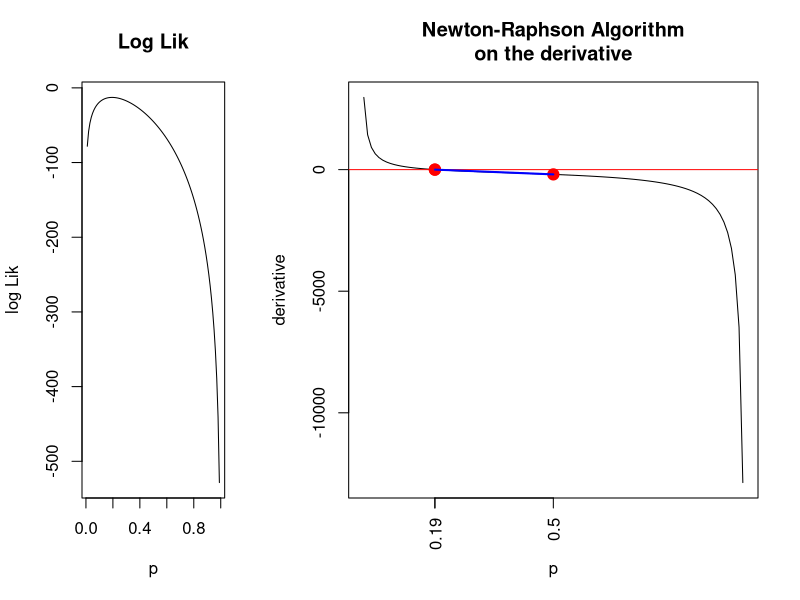
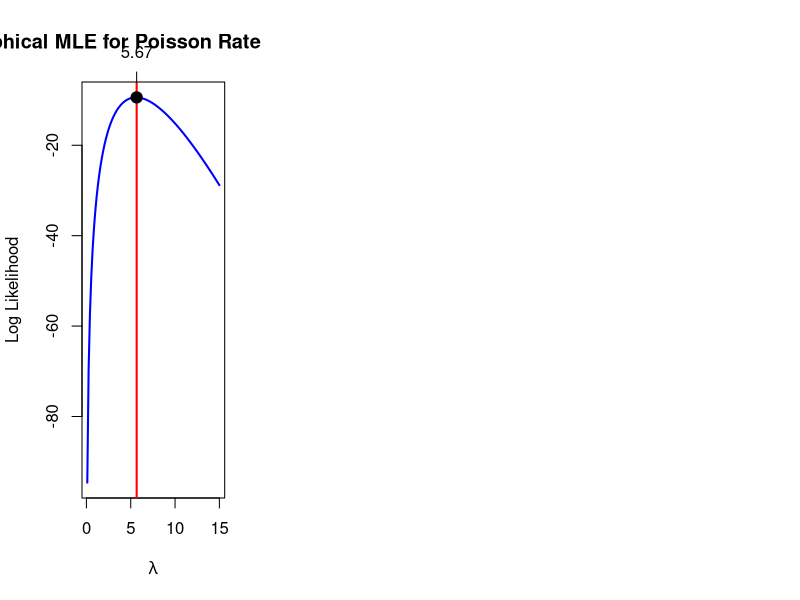
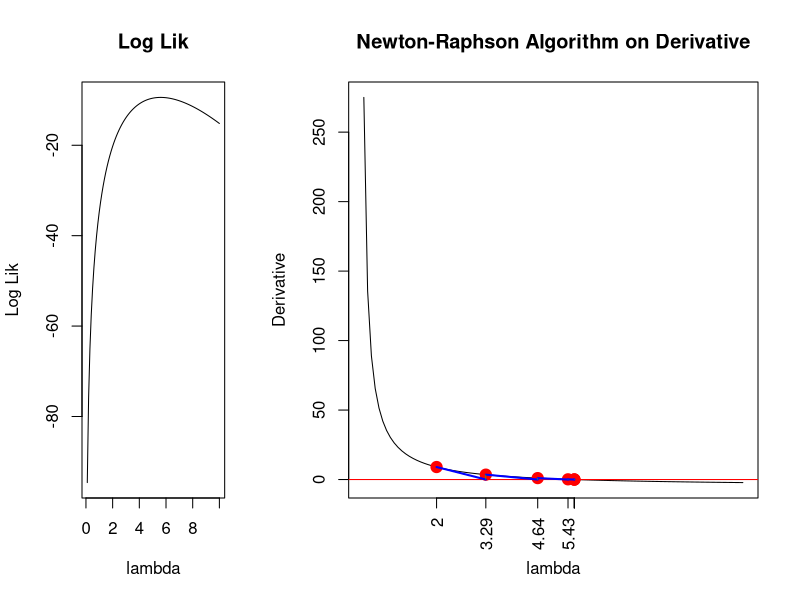
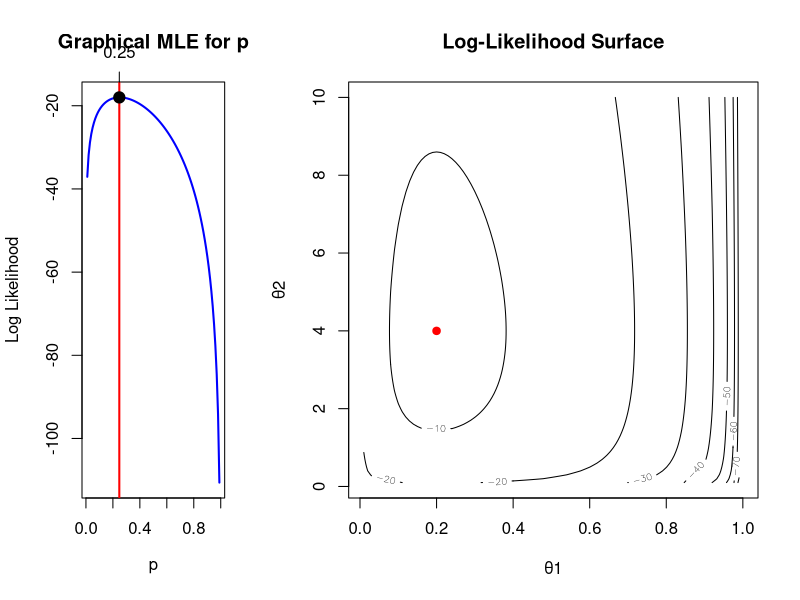
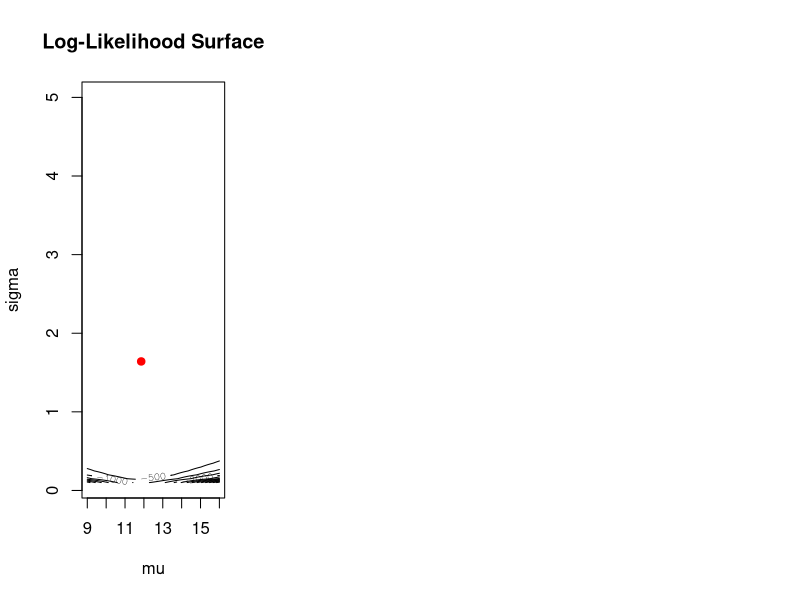
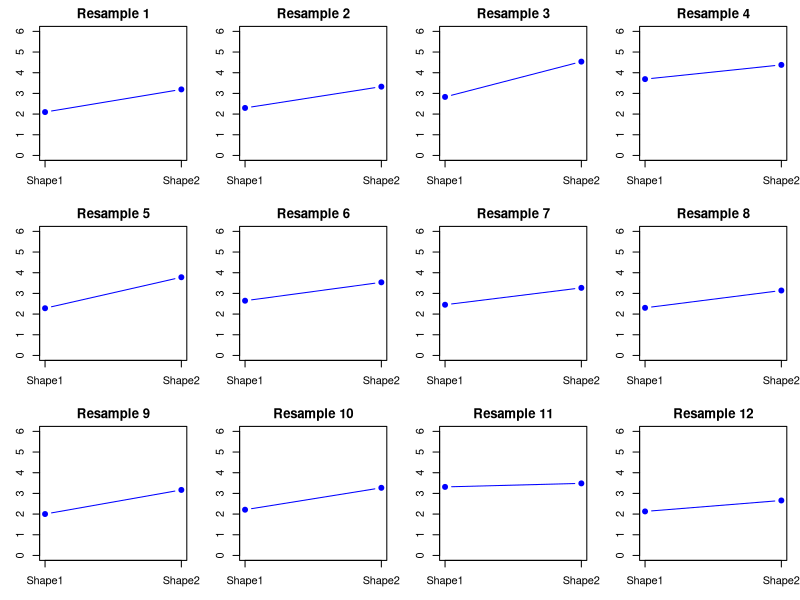
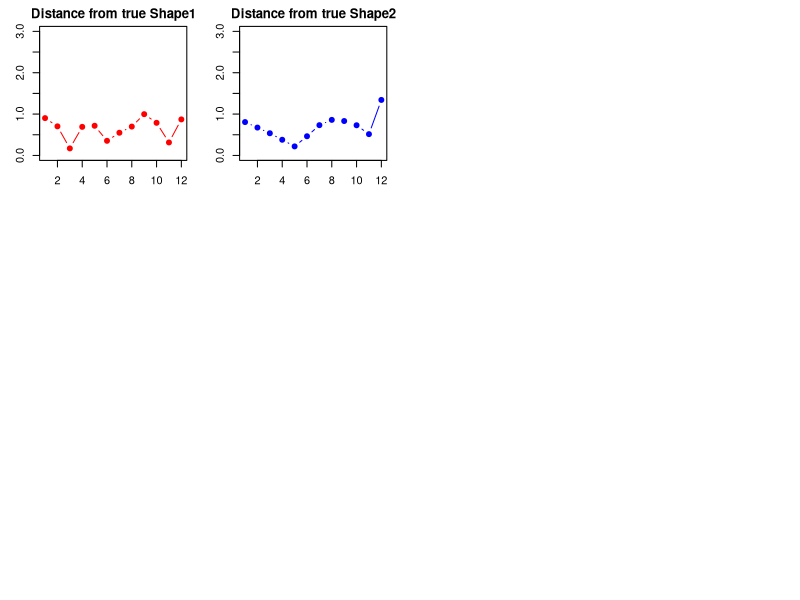

Write R code to recreate these figures, in order.
## ---- chunk 1
knitr::opts_chunk$set(echo = TRUE)
## ---- chunk 2
getwd()
## ---- chunk 3
myNRML = function(x0, delta=0.001, llik, xrange, parameter="param") {
  f = function(x) (llik(x + delta) - llik(x)) / delta
  fdash = function(x) (f(x + delta) - f(x)) / delta
  d = 1000
  i = 0
  x = c()
  y = c()
  x[1] = x0
  y[1] = f(x[1])
  while (d > delta & i < 100) {
    i = i + 1
    x[i + 1] = x[i] - f(x[i]) / fdash(x[i])
    y[i + 1] = f(x[i + 1])
    d = abs(y[i + 1])
  }
  layout(matrix(1:2, nr=1, nc=2, byrow=TRUE), width=c(1, 2))
  curve(llik(x), xlim=xrange, xlab=parameter, ylab="log Lik", main="Log Lik")
  curve(f(x), xlim=xrange, xaxt="n", xlab=parameter, ylab="derivative", main="Newton-Raphson Algorithm\non the derivative")
  points(x, y, col="Red", pch=19, cex=1.5)
  axis(1, x, round(x, 2), las=2)
  abline(h=0, col="Red")
  segments(x[1:(i-1)], y[1:(i-1)], x[2:i], rep(0, i-1), col="Blue", lwd=2)
  segments(x[2:i], rep(0, i-1), x[2:i], y[2:i], lwd=0.5, col="Green")
  list(x = x, y = y)
}

y = c(3, 3, 4, 3, 4, 5, 5, 4)

llik_binom = Vectorize(function(p) {
  if (p <= 0 || p >= 1) return(-Inf)
  sum(dbinom(y, size=20, prob=p, log=TRUE))
})

myNRML(x0=0.5, delta=0.000001, llik=llik_binom, xrange=c(0.01, 0.99), parameter="p")
## ---- chunk 4
mymaxlik = function(lfun, x, param, ...) {
  np = length(param)
  z = outer(x, param, lfun)
  y = apply(z, 2, sum)
  plot(param, y, col="Blue", type="l", lwd=2, ...)
  i = max(which(y == max(y)))
  abline(v = param[i], lwd=2, col="Red")
  points(param[i], y[i], pch=19, cex=1.5, col="Black")
  axis(3, param[i], round(param[i], 2))
  ifelse(i-3 >= 1 & i+2 <= np, 
         slope <- (y[(i-2):(i+2)] - y[(i-3):(i+1)]) / (param[(i-2):(i+2)] - param[(i-3):(i+1)]),
         slope <- "NA")
  return(list(i = i, parami = param[i], yi = y[i], slope = slope))
}

lfun_pois = function(x, lambda) {
  dpois(x, lambda, log = TRUE)
}

y = c(4, 6, 7, 6, 5)

mymaxlik(
  lfun = lfun_pois,
  x = y,
  param = seq(0.1, 15, length = 100),
  xlab = expression(lambda),
  ylab = "Log Likelihood",
  main = "Graphical MLE for Poisson Rate (lambda)"
)




llik_pois = function(lambda) {
  
  y = c(4, 6, 7, 6, 5)
  n = length(y)
  sum_y = sum(y)
  
  -n * lambda + sum_y * log(lambda) - sum(lfactorial(y))
}

myNRML = function(x0, delta = 0.001, llik, xrange, parameter = "lambda") {
  f = function(x) (llik(x + delta) - llik(x)) / delta
  fdash = function(x) (f(x + delta) - f(x)) / delta
  d = 1000
  i = 0
  x = c()
  y = c()
  x[1] = x0
  y[1] = f(x[1])
  
  while (d > delta & i < 100) {
    i = i + 1
    x[i + 1] = x[i] - f(x[i]) / fdash(x[i])
    y[i + 1] = f(x[i + 1])
    d = abs(y[i + 1])
  }
  
  layout(matrix(1:2, nr = 1, nc = 2, byrow = TRUE), width = c(1, 2))
  curve(llik(x), xlim = xrange, xlab = parameter, ylab = "Log Lik", main = "Log Lik")
  curve(f(x), xlim = xrange, xaxt = "n", xlab = parameter, ylab = "Derivative", main = "Newton-Raphson Algorithm on Derivative")
  points(x, y, col = "Red", pch = 19, cex = 1.5)
  axis(1, x, round(x, 2), las = 2)
  abline(h = 0, col = "Red")
  segments(x[1:(i - 1)], y[1:(i - 1)], x[2:i], rep(0, i - 1), col = "Blue", lwd = 2)
  segments(x[2:i], rep(0, i - 1), x[2:i], y[2:i], lwd = 0.5, col = "Green")
  
  list(x = x, y = y)
}

myNRML(x0 = 2, delta = 0.000001, llik = llik_pois, xrange = c(0.1, 10), parameter = "lambda")

## ---- chunk 5
mymaxlikg = function(lfun, x, param, ...) {
  np = length(param)
 
  z = outer(param, x, FUN = function(p, y) lfun(p, y))
  
  y = apply(z, 1, sum)
  
  plot(param, y, col="Blue", type="l", lwd=2, ...)
  

  i = which.max(y)
  
  abline(v = param[i], lwd=2, col="Red")
  points(param[i], y[i], pch=19, cex=1.5, col="Black")
  axis(3, param[i], round(param[i], 2))
  
  return(list(i = i, parami = param[i], yi = y[i]))
}

llik_binom = function(p, y) {
 
  n1 = 6; x1 = y[1]
  n2 = 10; x2 = y[2]
  
  log_likelihood = x1 * log(p) + (n1 - x1) * log(1 - p) + x2 * log(p) + (n2 - x2) * log(1 - p)
  return(log_likelihood)
}

y = c(2, 4)  

param = seq(0.01, 0.99, length = 100)

mymaxlikg(lfun = llik_binom, x = y, param = param, 
          xlab = expression(p), ylab = "Log Likelihood", main = "Graphical MLE for p")
## ---- chunk 6
llik_combined <- function(theta) {
  theta1 <- theta[1]
  theta2 <- theta[2]
  
  y1 <- 4 
  n <- 20  
  y2 <- 4 
  
  loglik <- y1 * log(theta1) + (n - y1) * log(1 - theta1) + y2 * log(theta2) - theta2
  
  return(-loglik)  
}

maxlikg2 <- function() {

  initial_guess <- c(0.2, 2)  
  
  result <- optim(initial_guess, llik_combined, method = "BFGS", hessian = TRUE)
  
  theta1_mle <- result$par[1]
  theta2_mle <- result$par[2]
  
  cat("Maximum Likelihood Estimate for θ1:", theta1_mle, "\n")
  cat("Maximum Likelihood Estimate for θ2:", theta2_mle, "\n")
  
  theta1_vals <- seq(0.01, 1, by = 0.01)
  theta2_vals <- seq(0.1, 10, by = 0.1)
  likelihood_vals <- outer(theta1_vals, theta2_vals, Vectorize(function(t1, t2) {
    -llik_combined(c(t1, t2))
  }))
  
  contour(theta1_vals, theta2_vals, likelihood_vals, xlab = "θ1", ylab = "θ2", main = "Log-Likelihood Surface")
  points(theta1_mle, theta2_mle, col = "red", pch = 19)
  
  return(result)
}

maxlikg2()
## ---- chunk 7
llik_norm <- function(params, data) {
  mu <- params[1]
  sigma <- params[2]
  
  n <- length(data)
  
  loglik <- -n/2 * log(2 * pi * sigma^2) - sum((data - mu)^2) / (2 * sigma^2)
  
  return(-loglik)
}

mymlnorm <- function(data) {
  initial_guess <- c(mean(data), sd(data))
  
  result <- optim(initial_guess, llik_norm, data = data, method = "BFGS")
  
  mu_mle <- result$par[1]
  sigma_mle <- result$par[2]

  cat("Maximum Likelihood Estimate for mu:", mu_mle, "\n")
  cat("Maximum Likelihood Estimate for sigma:", sigma_mle, "\n")

  mu_vals <- seq(min(data) - 1, max(data) + 1, length.out = 100)
  sigma_vals <- seq(0.1, 5, length.out = 100)
  
  loglik_vals <- outer(mu_vals, sigma_vals, Vectorize(function(mu, sigma) {
    -llik_norm(c(mu, sigma), data)
  }))
  
  contour(mu_vals, sigma_vals, loglik_vals, xlab = "mu", ylab = "sigma", main = "Log-Likelihood Surface")
  points(mu_mle, sigma_mle, col = "red", pch = 19)
  
  return(result)
}

data <- c(10, 12, 13, 15, 12, 11, 10)

mymlnorm(data)
## ---- chunk 8
mymlbeta = function(xrange = c(0.01, 5), yrange = c(0.01, 10), data) {
  llik = function(a, b) sum(dbeta(data, shape1 = a, shape2 = b, log = TRUE))
  x = seq(xrange[1], xrange[2], len = 101)
  y = seq(yrange[1], yrange[2], len = 101)
  z = outer(x, y, Vectorize(function(a, b) llik(a, b)))
  persp(x, y, z, theta = -30, phi = 30, expand = 0.6,
        col = "lightblue", ticktype = "detailed", 
        xlab = "Shape 1", ylab = "Shape 2", zlab = "Log-Likelihood")
}

set.seed(123)
sam = rbeta(30, shape1 = 3, shape2 = 4)
num_resamples = 12
estimates = matrix(0, nrow = num_resamples, ncol = 2)

for (i in 1:num_resamples) {
  samp = sample(sam, size = 30, replace = TRUE)
  negloglik = function(par) -sum(dbeta(samp, shape1 = par[1], shape2 = par[2], log = TRUE))
  result = optim(par = c(1, 1), fn = negloglik, method = "L-BFGS-B", lower = c(0.01, 0.01))
  estimates[i, ] = result$par
}

dev.new(width = 12, height = 8)
par(mfrow = c(3, 4), mar = c(3, 3, 2, 1))

for (i in 1:num_resamples) {
  plot(estimates[i, ], type = "b", pch = 19, col = "blue", ylim = c(0, 6),
       main = paste("Resample", i), xlab = "", ylab = "", xaxt = "n")
  axis(1, at = 1:2, labels = c("Shape1", "Shape2"))
}

plot(1:num_resamples, abs(estimates[,1] - 3), type = "b", col = "red", pch = 19,
     ylim = c(0, 3), main = "Distance from true Shape1", xlab = "Sample", ylab = "Distance")
plot(1:num_resamples, abs(estimates[,2] - 4), type = "b", col = "blue", pch = 19,
     ylim = c(0, 3), main = "Distance from true Shape2", xlab = "Sample", ylab = "Distance")


